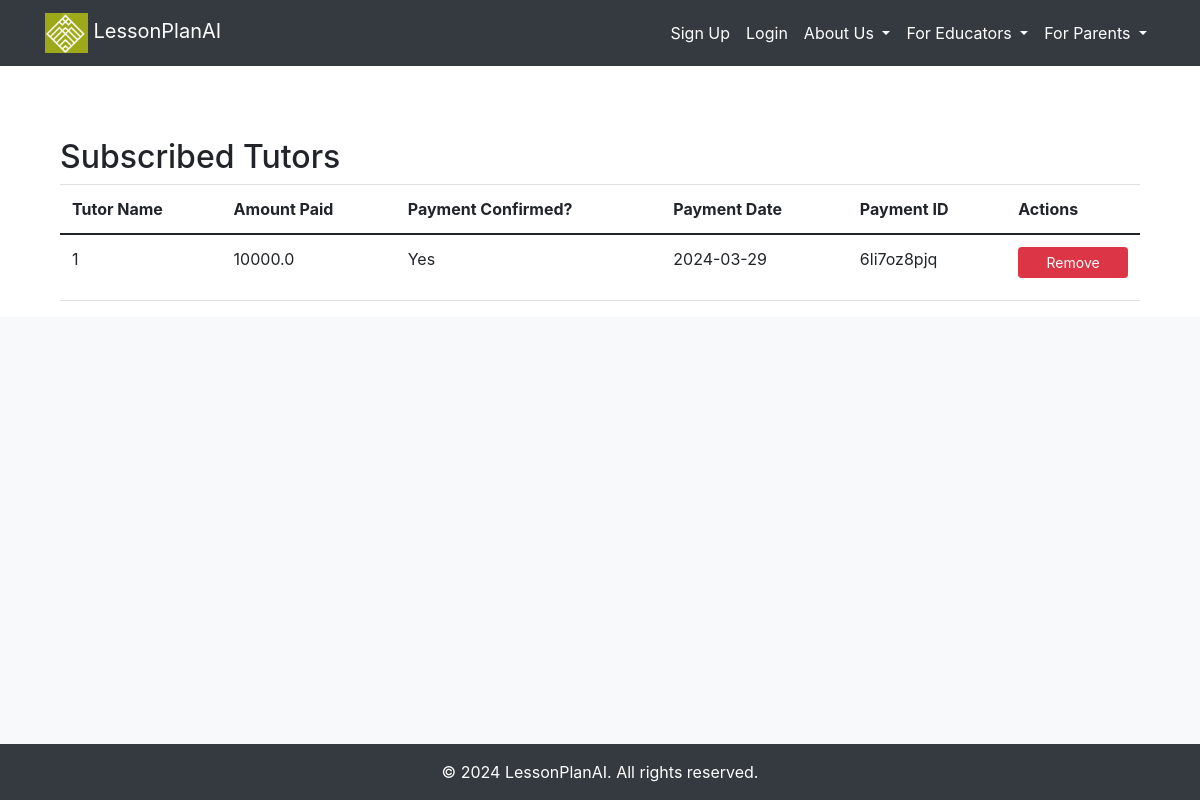
Screenshot of /subscribed-tutors with the database file from the repository.
### src/accounts/models.py (models this page shows, shortened)
class TutorFeePayment(db.Model):
    __tablename__ = "tutorfeepayment"
    id = db.Column(db.Integer, primary_key=True)
    tutor_id = db.Column(db.Integer, db.ForeignKey('tutor.id'), nullable=False)
    amount = db.Column(db.Float, nullable=False)
    paid = db.Column(db.Boolean, default=False)
    payment_date = db.Column(db.Date, nullable=False)
    paystack_tutorfeepayment_id = db.Column(db.String(50), nullable=False)
    tutor = db.relationship('Tutor', back_populates='fee_payments')

### src/core/views.py (the view)
@core_bp.route('/subscribed-tutors')
def subscribed_tutors():
    tutor_fee_payments = TutorFeePayment.query.all()
    return render_template('accounts/subscribed_tutors.html', tutor_fee_payments=tutor_fee_payments)

### src/templates/accounts/subscribed_tutors.html
{% extends "_base.html" %}
{% block content %}
<div class="container mt-5">
    <h2>Subscribed Tutors</h2>
    <table class="table">
        <thead>
            <tr>
                <th>Tutor Name</th>
                <th>Amount Paid</th>
                <th>Payment Confirmed?</th>
                <th>Payment Date</th>
                <th>Payment ID</th>
                <th>Actions</th>
            </tr>
        </thead>
        <tbody>
            {% for payment in tutor_fee_payments %}
            <tr>
                <td>{{ payment.tutor_id }}</td>
                <td>{{ payment.amount }}</td>
                <td>{{ 'Yes' if payment.paid else 'No' }}</td>
                <td>{{ payment.payment_date.strftime('%Y-%m-%d') }}</td>
                <td>{{ payment.paystack_tutorfeepayment_id }}</td>
                <td>
                    <a href="{{ url_for('core.delete_tutor_fee_payment', payment_id=payment.id) }}" class="btn btn-danger btn-sm">Remove</a>
                </td>
            </tr>
            {% endfor %}
        </tbody>
    </table>
</div>
{% endblock %}

### src/static/styles.css (style rules this page uses)
a { text-decoration: none; }
body { display: flex; flex-direction: column; min-height: 100vh; }
table { width: 100%; border-collapse: collapse; }
th, td { border: 1px solid black; padding: 8px; text-align: left; }
.btn { width: 100%; margin-bottom: 10px; }

### rows the page displays
TutorFeePayment: tutor_id "1", amount "10000.0", paid "Yes", payment_date "2024-03-29", paystack_tutorfeepayment_id "6li7oz8pjq"
